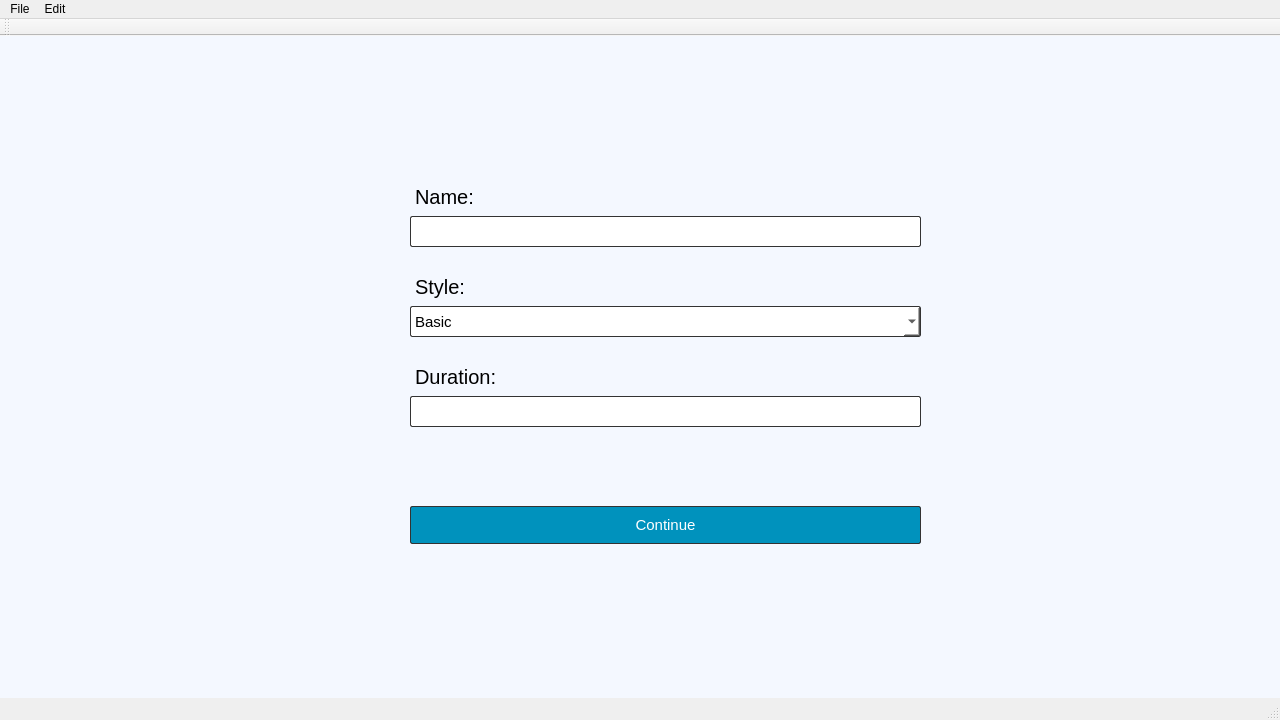
<?xml version="1.0" encoding="UTF-8"?>
<ui version="4.0">
 <class>MainWindow</class>
 <widget class="QMainWindow" name="MainWindow">
  <property name="geometry">
   <rect>
    <x>0</x>
    <y>0</y>
    <width>1280</width>
    <height>720</height>
   </rect>
  </property>
  <property name="minimumSize">
   <size>
    <width>1280</width>
    <height>720</height>
   </size>
  </property>
  <property name="windowTitle">
   <string>Simulation Program</string>
  </property>
  <property name="styleSheet">
   <string notr="true"/>
  </property>
  <widget class="QWidget" name="centralWidget">
   <property name="minimumSize">
    <size>
     <width>0</width>
     <height>0</height>
    </size>
   </property>
   <property name="styleSheet">
    <string notr="true">QWidget{
background-color: #f4f8ff;
}</string>
   </property>
   <widget class="QStackedWidget" name="stackedWidget">
    <property name="geometry">
     <rect>
      <x>0</x>
      <y>0</y>
      <width>1281</width>
      <height>720</height>
     </rect>
    </property>
    <property name="minimumSize">
     <size>
      <width>0</width>
      <height>0</height>
     </size>
    </property>
    <property name="currentIndex">
     <number>0</number>
    </property>
    <widget class="QWidget" name="page">
     <widget class="QLineEdit" name="durationEdit">
      <property name="geometry">
       <rect>
        <x>410</x>
        <y>360</y>
        <width>511</width>
        <height>31</height>
       </rect>
      </property>
      <property name="styleSheet">
       <string notr="true">QLineEdit{
background-color: white;
border: 1px solid #333;
border-radius: 2px;
}</string>
      </property>
     </widget>
     <widget class="QLineEdit" name="nameEdit">
      <property name="geometry">
       <rect>
        <x>410</x>
        <y>180</y>
        <width>511</width>
        <height>31</height>
       </rect>
      </property>
      <property name="styleSheet">
       <string notr="true">QLineEdit{
background-color: white;
border: 1px solid #333;
border-radius: 2px;
}</string>
      </property>
      <property name="text">
       <string/>
      </property>
     </widget>
     <widget class="QLabel" name="warning">
      <property name="geometry">
       <rect>
        <x>220</x>
        <y>40</y>
        <width>811</width>
        <height>36</height>
       </rect>
      </property>
      <property name="sizePolicy">
       <sizepolicy hsizetype="Preferred" vsizetype="Fixed">
        <horstretch>0</horstretch>
        <verstretch>0</verstretch>
       </sizepolicy>
      </property>
      <property name="styleSheet">
       <string notr="true">QLabel{
font-size: 30px;
color: red;
}</string>
      </property>
      <property name="text">
       <string/>
      </property>
     </widget>
     <widget class="QLabel" name="duration">
      <property name="geometry">
       <rect>
        <x>390</x>
        <y>300</y>
        <width>291</width>
        <height>82</height>
       </rect>
      </property>
      <property name="styleSheet">
       <string notr="true">QLabel{
margin: 20px;
font-size: 20px;
}</string>
      </property>
      <property name="text">
       <string>Duration:</string>
      </property>
     </widget>
     <widget class="QComboBox" name="styleEdit">
      <property name="geometry">
       <rect>
        <x>410</x>
        <y>270</y>
        <width>511</width>
        <height>31</height>
       </rect>
      </property>
      <property name="styleSheet">
       <string notr="true">QComboBox{
color: black;
background-color: white;

height: 30px;

font-size: 15px;
border: 1px solid #333;
border-radius: 2px;
}

QComboBox::drop-down
{
color: black;
 }

</string>
      </property>
      <item>
       <property name="text">
        <string>Basic</string>
       </property>
      </item>
      <item>
       <property name="text">
        <string>Luxe</string>
       </property>
      </item>
     </widget>
     <widget class="QLabel" name="name">
      <property name="geometry">
       <rect>
        <x>390</x>
        <y>120</y>
        <width>301</width>
        <height>82</height>
       </rect>
      </property>
      <property name="styleSheet">
       <string notr="true">QLabel{
margin: 20px;
font-size: 20px;
}</string>
      </property>
      <property name="text">
       <string>Name:</string>
      </property>
     </widget>
     <widget class="QLabel" name="style">
      <property name="geometry">
       <rect>
        <x>390</x>
        <y>210</y>
        <width>291</width>
        <height>82</height>
       </rect>
      </property>
      <property name="styleSheet">
       <string notr="true">QLabel{
margin: 20px;
font-size: 20px;
}</string>
      </property>
      <property name="text">
       <string>Style:</string>
      </property>
     </widget>
     <widget class="QPushButton" name="continueButton">
      <property name="geometry">
       <rect>
        <x>410</x>
        <y>470</y>
        <width>511</width>
        <height>38</height>
       </rect>
      </property>
      <property name="styleSheet">
       <string notr="true">QPushButton{
Background: #0092bd;
border: 1px solid #333;
border-radius: 2px;
color: white;
height: 30px;
font-size: 15px;
}

QPushButton:hover{
Background: #005e79;
border: 1px solid #333;
border-radius: 2px;
color: white;
height: 30px;
font-size: 15px;
}</string>
      </property>
      <property name="text">
       <string>Continue</string>
      </property>
     </widget>
     <zorder>warning</zorder>
     <zorder>duration</zorder>
     <zorder>name</zorder>
     <zorder>style</zorder>
     <zorder>continueButton</zorder>
     <zorder>nameEdit</zorder>
     <zorder>styleEdit</zorder>
     <zorder>durationEdit</zorder>
    </widget>
    <widget class="QWidget" name="page_2">
     <widget class="QProgressBar" name="simulationTimeBar">
      <property name="geometry">
       <rect>
        <x>10</x>
        <y>40</y>
        <width>251</width>
        <height>23</height>
       </rect>
      </property>
      <property name="styleSheet">
       <string notr="true">QProgressBar{
background-color: #FFFFFF;
border: 1px solid #333;
border-radius: 2px;
}

QProgressBar::chunk:horizontal{
background-color: #00FF00;
}

</string>
      </property>
      <property name="value">
       <number>24</number>
      </property>
      <property name="alignment">
       <set>Qt::AlignCenter</set>
      </property>
     </widget>
     <widget class="QLabel" name="simulationTime">
      <property name="geometry">
       <rect>
        <x>10</x>
        <y>10</y>
        <width>121</width>
        <height>19</height>
       </rect>
      </property>
      <property name="text">
       <string>Simulation time:</string>
      </property>
     </widget>
     <widget class="QPushButton" name="Button1">
      <property name="geometry">
       <rect>
        <x>100</x>
        <y>170</y>
        <width>121</width>
        <height>51</height>
       </rect>
      </property>
      <property name="text">
       <string>Planken zagen</string>
      </property>
     </widget>
     <widget class="QPushButton" name="Button2">
      <property name="geometry">
       <rect>
        <x>330</x>
        <y>170</y>
        <width>121</width>
        <height>51</height>
       </rect>
      </property>
      <property name="text">
       <string>Voorboren</string>
      </property>
     </widget>
     <widget class="QPushButton" name="Button3">
      <property name="geometry">
       <rect>
        <x>560</x>
        <y>170</y>
        <width>121</width>
        <height>51</height>
       </rect>
      </property>
      <property name="text">
       <string>Schuren</string>
      </property>
     </widget>
     <widget class="QPushButton" name="Button4">
      <property name="geometry">
       <rect>
        <x>790</x>
        <y>170</y>
        <width>121</width>
        <height>51</height>
       </rect>
      </property>
      <property name="text">
       <string>Spuiten</string>
      </property>
     </widget>
     <widget class="QPushButton" name="Button5">
      <property name="geometry">
       <rect>
        <x>1010</x>
        <y>300</y>
        <width>121</width>
        <height>51</height>
       </rect>
      </property>
      <property name="text">
       <string>Inpakken</string>
      </property>
     </widget>
     <widget class="QFrame" name="popup">
      <property name="geometry">
       <rect>
        <x>1020</x>
        <y>470</y>
        <width>251</width>
        <height>181</height>
       </rect>
      </property>
      <property name="styleSheet">
       <string notr="true">QFrame{
background-color: 	#dfe4e9
}</string>
      </property>
      <property name="frameShape">
       <enum>QFrame::StyledPanel</enum>
      </property>
      <property name="frameShadow">
       <enum>QFrame::Raised</enum>
      </property>
      <widget class="QLabel" name="minutes">
       <property name="geometry">
        <rect>
         <x>100</x>
         <y>93</y>
         <width>67</width>
         <height>19</height>
        </rect>
       </property>
       <property name="font">
        <font>
         <pointsize>9</pointsize>
        </font>
       </property>
       <property name="text">
        <string>20 min</string>
       </property>
      </widget>
      <widget class="QLabel" name="downtime">
       <property name="geometry">
        <rect>
         <x>10</x>
         <y>93</y>
         <width>81</width>
         <height>19</height>
        </rect>
       </property>
       <property name="text">
        <string>Downtime:</string>
       </property>
      </widget>
      <widget class="QProgressBar" name="dowtimeBar">
       <property name="geometry">
        <rect>
         <x>10</x>
         <y>120</y>
         <width>231</width>
         <height>20</height>
        </rect>
       </property>
       <property name="layoutDirection">
        <enum>Qt::LeftToRight</enum>
       </property>
       <property name="autoFillBackground">
        <bool>false</bool>
       </property>
       <property name="styleSheet">
        <string notr="true">QProgressBar{
background-color: #FFFFFF;
border: 1px solid #333;
border-radius: 2px;
}

QProgressBar::chunk:horizontal{
background-color: #FF0000;
}

</string>
       </property>
       <property name="maximum">
        <number>100</number>
       </property>
       <property name="value">
        <number>24</number>
       </property>
       <property name="alignment">
        <set>Qt::AlignCenter</set>
       </property>
       <property name="orientation">
        <enum>Qt::Horizontal</enum>
       </property>
       <property name="textDirection">
        <enum>QProgressBar::BottomToTop</enum>
       </property>
      </widget>
      <widget class="QLabel" name="bufferValue">
       <property name="geometry">
        <rect>
         <x>100</x>
         <y>60</y>
         <width>67</width>
         <height>19</height>
        </rect>
       </property>
       <property name="font">
        <font>
         <pointsize>9</pointsize>
        </font>
       </property>
       <property name="text">
        <string>5</string>
       </property>
      </widget>
      <widget class="QLabel" name="bufferSize">
       <property name="geometry">
        <rect>
         <x>10</x>
         <y>60</y>
         <width>81</width>
         <height>19</height>
        </rect>
       </property>
       <property name="text">
        <string>Buffer size:</string>
       </property>
      </widget>
      <widget class="QFrame" name="titleFrame">
       <property name="geometry">
        <rect>
         <x>0</x>
         <y>0</y>
         <width>251</width>
         <height>41</height>
        </rect>
       </property>
       <property name="frameShape">
        <enum>QFrame::StyledPanel</enum>
       </property>
       <property name="frameShadow">
        <enum>QFrame::Raised</enum>
       </property>
       <widget class="QLabel" name="taskName">
        <property name="geometry">
         <rect>
          <x>20</x>
          <y>10</y>
          <width>211</width>
          <height>21</height>
         </rect>
        </property>
        <property name="font">
         <font>
          <pointsize>11</pointsize>
          <weight>75</weight>
          <italic>false</italic>
          <bold>true</bold>
         </font>
        </property>
        <property name="text">
         <string>Zagen platen</string>
        </property>
        <property name="alignment">
         <set>Qt::AlignCenter</set>
        </property>
       </widget>
       <widget class="QPushButton" name="pushButton">
        <property name="geometry">
         <rect>
          <x>220</x>
          <y>10</y>
          <width>20</width>
          <height>20</height>
         </rect>
        </property>
        <property name="styleSheet">
         <string notr="true">QPushButton{
background-color: red;
}</string>
        </property>
        <property name="text">
         <string>X</string>
        </property>
       </widget>
      </widget>
      <zorder>titleFrame</zorder>
      <zorder>minutes</zorder>
      <zorder>downtime</zorder>
      <zorder>dowtimeBar</zorder>
      <zorder>bufferValue</zorder>
      <zorder>bufferSize</zorder>
     </widget>
     <widget class="QPushButton" name="Button8">
      <property name="geometry">
       <rect>
        <x>560</x>
        <y>430</y>
        <width>121</width>
        <height>51</height>
       </rect>
      </property>
      <property name="text">
       <string>Poeder coaten</string>
      </property>
     </widget>
     <widget class="QPushButton" name="Button6">
      <property name="geometry">
       <rect>
        <x>100</x>
        <y>430</y>
        <width>121</width>
        <height>51</height>
       </rect>
      </property>
      <property name="text">
       <string>Pijpen zagen</string>
      </property>
     </widget>
     <widget class="QPushButton" name="Button7">
      <property name="geometry">
       <rect>
        <x>330</x>
        <y>430</y>
        <width>121</width>
        <height>51</height>
       </rect>
      </property>
      <property name="text">
       <string>Lassen</string>
      </property>
     </widget>
     <widget class="Line" name="line">
      <property name="geometry">
       <rect>
        <x>230</x>
        <y>190</y>
        <width>91</width>
        <height>16</height>
       </rect>
      </property>
      <property name="orientation">
       <enum>Qt::Horizontal</enum>
      </property>
     </widget>
     <widget class="Line" name="line_2">
      <property name="geometry">
       <rect>
        <x>460</x>
        <y>190</y>
        <width>91</width>
        <height>16</height>
       </rect>
      </property>
      <property name="orientation">
       <enum>Qt::Horizontal</enum>
      </property>
     </widget>
     <widget class="Line" name="line_3">
      <property name="geometry">
       <rect>
        <x>690</x>
        <y>190</y>
        <width>91</width>
        <height>16</height>
       </rect>
      </property>
      <property name="orientation">
       <enum>Qt::Horizontal</enum>
      </property>
     </widget>
     <widget class="Line" name="line_4">
      <property name="geometry">
       <rect>
        <x>230</x>
        <y>450</y>
        <width>91</width>
        <height>16</height>
       </rect>
      </property>
      <property name="orientation">
       <enum>Qt::Horizontal</enum>
      </property>
     </widget>
     <widget class="Line" name="line_5">
      <property name="geometry">
       <rect>
        <x>460</x>
        <y>450</y>
        <width>91</width>
        <height>16</height>
       </rect>
      </property>
      <property name="orientation">
       <enum>Qt::Horizontal</enum>
      </property>
     </widget>
     <widget class="Line" name="line_6">
      <property name="geometry">
       <rect>
        <x>690</x>
        <y>450</y>
        <width>341</width>
        <height>16</height>
       </rect>
      </property>
      <property name="orientation">
       <enum>Qt::Horizontal</enum>
      </property>
     </widget>
     <widget class="Line" name="line_7">
      <property name="geometry">
       <rect>
        <x>920</x>
        <y>190</y>
        <width>111</width>
        <height>16</height>
       </rect>
      </property>
      <property name="orientation">
       <enum>Qt::Horizontal</enum>
      </property>
     </widget>
     <widget class="Line" name="line_8">
      <property name="geometry">
       <rect>
        <x>1020</x>
        <y>360</y>
        <width>16</width>
        <height>81</height>
       </rect>
      </property>
      <property name="orientation">
       <enum>Qt::Vertical</enum>
      </property>
     </widget>
     <widget class="Line" name="line_9">
      <property name="geometry">
       <rect>
        <x>1020</x>
        <y>210</y>
        <width>16</width>
        <height>81</height>
       </rect>
      </property>
      <property name="orientation">
       <enum>Qt::Vertical</enum>
      </property>
     </widget>
     <widget class="QLabel" name="titleLabel">
      <property name="geometry">
       <rect>
        <x>290</x>
        <y>20</y>
        <width>701</width>
        <height>51</height>
       </rect>
      </property>
      <property name="font">
       <font>
        <pointsize>15</pointsize>
        <weight>75</weight>
        <bold>true</bold>
       </font>
      </property>
      <property name="text">
       <string>Title not found</string>
      </property>
      <property name="alignment">
       <set>Qt::AlignCenter</set>
      </property>
     </widget>
     <widget class="QLabel" name="timeVariableLabel">
      <property name="geometry">
       <rect>
        <x>130</x>
        <y>10</y>
        <width>151</width>
        <height>19</height>
       </rect>
      </property>
      <property name="text">
       <string>Time</string>
      </property>
     </widget>
     <widget class="QFrame" name="exitPopup">
      <property name="geometry">
       <rect>
        <x>380</x>
        <y>190</y>
        <width>521</width>
        <height>251</height>
       </rect>
      </property>
      <property name="frameShape">
       <enum>QFrame::StyledPanel</enum>
      </property>
      <property name="frameShadow">
       <enum>QFrame::Raised</enum>
      </property>
      <widget class="QLabel" name="label">
       <property name="geometry">
        <rect>
         <x>80</x>
         <y>10</y>
         <width>391</width>
         <height>51</height>
        </rect>
       </property>
       <property name="font">
        <font>
         <pointsize>14</pointsize>
         <weight>75</weight>
         <bold>true</bold>
        </font>
       </property>
       <property name="text">
        <string>Return to main menu?</string>
       </property>
       <property name="alignment">
        <set>Qt::AlignCenter</set>
       </property>
      </widget>
      <widget class="QLabel" name="label_2">
       <property name="geometry">
        <rect>
         <x>130</x>
         <y>50</y>
         <width>301</width>
         <height>31</height>
        </rect>
       </property>
       <property name="font">
        <font>
         <pointsize>14</pointsize>
         <weight>75</weight>
         <bold>true</bold>
        </font>
       </property>
       <property name="text">
        <string>Simulation will be stopped</string>
       </property>
      </widget>
      <widget class="QPushButton" name="popupExitButton">
       <property name="geometry">
        <rect>
         <x>97</x>
         <y>150</y>
         <width>101</width>
         <height>41</height>
        </rect>
       </property>
       <property name="text">
        <string>Exit</string>
       </property>
      </widget>
      <widget class="QPushButton" name="popupContinueButton">
       <property name="geometry">
        <rect>
         <x>317</x>
         <y>150</y>
         <width>101</width>
         <height>41</height>
        </rect>
       </property>
       <property name="text">
        <string>Continue</string>
       </property>
      </widget>
     </widget>
     <widget class="Line" name="line_22">
      <property name="geometry">
       <rect>
        <x>-3</x>
        <y>70</y>
        <width>1281</width>
        <height>20</height>
       </rect>
      </property>
      <property name="orientation">
       <enum>Qt::Horizontal</enum>
      </property>
     </widget>
    </widget>
    <widget class="QWidget" name="page_3">
     <widget class="QProgressBar" name="simulationTimeBar_2">
      <property name="geometry">
       <rect>
        <x>10</x>
        <y>40</y>
        <width>251</width>
        <height>23</height>
       </rect>
      </property>
      <property name="styleSheet">
       <string notr="true">QProgressBar{
background-color: #FFFFFF;
border: 1px solid #333;
border-radius: 2px;
}

QProgressBar::chunk:horizontal{
background-color: #00FF00;
}</string>
      </property>
      <property name="value">
       <number>24</number>
      </property>
      <property name="alignment">
       <set>Qt::AlignCenter</set>
      </property>
     </widget>
     <widget class="QLabel" name="simulationTime_2">
      <property name="geometry">
       <rect>
        <x>10</x>
        <y>10</y>
        <width>121</width>
        <height>19</height>
       </rect>
      </property>
      <property name="text">
       <string>Simulation time:</string>
      </property>
     </widget>
     <widget class="QPushButton" name="Button9">
      <property name="geometry">
       <rect>
        <x>60</x>
        <y>170</y>
        <width>121</width>
        <height>51</height>
       </rect>
      </property>
      <property name="text">
       <string>Zagen</string>
      </property>
     </widget>
     <widget class="QPushButton" name="Button10">
      <property name="geometry">
       <rect>
        <x>230</x>
        <y>170</y>
        <width>121</width>
        <height>51</height>
       </rect>
      </property>
      <property name="text">
       <string>Lijmen</string>
      </property>
     </widget>
     <widget class="QPushButton" name="Button11">
      <property name="geometry">
       <rect>
        <x>400</x>
        <y>170</y>
        <width>121</width>
        <height>51</height>
       </rect>
      </property>
      <property name="text">
       <string>Frezen</string>
      </property>
     </widget>
     <widget class="QPushButton" name="Button12">
      <property name="geometry">
       <rect>
        <x>570</x>
        <y>170</y>
        <width>121</width>
        <height>51</height>
       </rect>
      </property>
      <property name="text">
       <string>Voorboren</string>
      </property>
     </widget>
     <widget class="QPushButton" name="Button13">
      <property name="geometry">
       <rect>
        <x>740</x>
        <y>170</y>
        <width>121</width>
        <height>51</height>
       </rect>
      </property>
      <property name="text">
       <string>Schuren</string>
      </property>
     </widget>
     <widget class="QPushButton" name="Button14">
      <property name="geometry">
       <rect>
        <x>910</x>
        <y>170</y>
        <width>121</width>
        <height>51</height>
       </rect>
      </property>
      <property name="text">
       <string>Spuiten</string>
      </property>
     </widget>
     <widget class="QPushButton" name="Button15">
      <property name="geometry">
       <rect>
        <x>60</x>
        <y>430</y>
        <width>121</width>
        <height>51</height>
       </rect>
      </property>
      <property name="text">
       <string>Zagen</string>
      </property>
     </widget>
     <widget class="QPushButton" name="Button16">
      <property name="geometry">
       <rect>
        <x>230</x>
        <y>430</y>
        <width>121</width>
        <height>51</height>
       </rect>
      </property>
      <property name="text">
       <string>Buigen</string>
      </property>
     </widget>
     <widget class="QPushButton" name="Button17">
      <property name="geometry">
       <rect>
        <x>400</x>
        <y>430</y>
        <width>121</width>
        <height>51</height>
       </rect>
      </property>
      <property name="text">
       <string>Lassen</string>
      </property>
     </widget>
     <widget class="QPushButton" name="Button18">
      <property name="geometry">
       <rect>
        <x>570</x>
        <y>430</y>
        <width>121</width>
        <height>51</height>
       </rect>
      </property>
      <property name="text">
       <string>Polijsten</string>
      </property>
     </widget>
     <widget class="QPushButton" name="Button19">
      <property name="geometry">
       <rect>
        <x>1100</x>
        <y>300</y>
        <width>121</width>
        <height>51</height>
       </rect>
      </property>
      <property name="text">
       <string>Inpakken</string>
      </property>
     </widget>
     <widget class="Line" name="line_10">
      <property name="geometry">
       <rect>
        <x>190</x>
        <y>190</y>
        <width>31</width>
        <height>16</height>
       </rect>
      </property>
      <property name="orientation">
       <enum>Qt::Horizontal</enum>
      </property>
     </widget>
     <widget class="Line" name="line_11">
      <property name="geometry">
       <rect>
        <x>360</x>
        <y>190</y>
        <width>31</width>
        <height>16</height>
       </rect>
      </property>
      <property name="orientation">
       <enum>Qt::Horizontal</enum>
      </property>
     </widget>
     <widget class="Line" name="line_12">
      <property name="geometry">
       <rect>
        <x>530</x>
        <y>190</y>
        <width>31</width>
        <height>16</height>
       </rect>
      </property>
      <property name="orientation">
       <enum>Qt::Horizontal</enum>
      </property>
     </widget>
     <widget class="Line" name="line_13">
      <property name="geometry">
       <rect>
        <x>700</x>
        <y>190</y>
        <width>31</width>
        <height>16</height>
       </rect>
      </property>
      <property name="orientation">
       <enum>Qt::Horizontal</enum>
      </property>
     </widget>
     <widget class="Line" name="line_14">
      <property name="geometry">
       <rect>
        <x>870</x>
        <y>190</y>
        <width>31</width>
        <height>16</height>
       </rect>
      </property>
      <property name="orientation">
       <enum>Qt::Horizontal</enum>
      </property>
     </widget>
     <widget class="Line" name="line_15">
      <property name="geometry">
       <rect>
        <x>190</x>
        <y>450</y>
        <width>31</width>
        <height>16</height>
       </rect>
      </property>
      <property name="orientation">
       <enum>Qt::Horizontal</enum>
      </property>
     </widget>
     <widget class="Line" name="line_16">
      <property name="geometry">
       <rect>
        <x>360</x>
        <y>450</y>
        <width>31</width>
        <height>16</height>
       </rect>
      </property>
      <property name="orientation">
       <enum>Qt::Horizontal</enum>
      </property>
     </widget>
     <widget class="Line" name="line_17">
      <property name="geometry">
       <rect>
        <x>530</x>
        <y>450</y>
        <width>31</width>
        <height>16</height>
       </rect>
      </property>
      <property name="orientation">
       <enum>Qt::Horizontal</enum>
      </property>
     </widget>
     <widget class="Line" name="line_18">
      <property name="geometry">
       <rect>
        <x>700</x>
        <y>450</y>
        <width>421</width>
        <height>16</height>
       </rect>
      </property>
      <property name="orientation">
       <enum>Qt::Horizontal</enum>
      </property>
     </widget>
     <widget class="Line" name="line_19">
      <property name="geometry">
       <rect>
        <x>1040</x>
        <y>190</y>
        <width>81</width>
        <height>16</height>
       </rect>
      </property>
      <property name="orientation">
       <enum>Qt::Horizontal</enum>
      </property>
     </widget>
     <widget class="Line" name="line_20">
      <property name="geometry">
       <rect>
        <x>1110</x>
        <y>360</y>
        <width>20</width>
        <height>81</height>
       </rect>
      </property>
      <property name="orientation">
       <enum>Qt::Vertical</enum>
      </property>
     </widget>
     <widget class="Line" name="line_21">
      <property name="geometry">
       <rect>
        <x>1110</x>
        <y>210</y>
        <width>20</width>
        <height>81</height>
       </rect>
      </property>
      <property name="orientation">
       <enum>Qt::Vertical</enum>
      </property>
     </widget>
     <widget class="QLabel" name="titleLabel_2">
      <property name="geometry">
       <rect>
        <x>290</x>
        <y>20</y>
        <width>701</width>
        <height>51</height>
       </rect>
      </property>
      <property name="font">
       <font>
        <pointsize>15</pointsize>
        <weight>75</weight>
        <bold>true</bold>
       </font>
      </property>
      <property name="text">
       <string>Title not found</string>
      </property>
      <property name="alignment">
       <set>Qt::AlignCenter</set>
      </property>
     </widget>
     <widget class="QLabel" name="timeVariableLabel_2">
      <property name="geometry">
       <rect>
        <x>140</x>
        <y>10</y>
        <width>141</width>
        <height>19</height>
       </rect>
      </property>
      <property name="text">
       <string>Time</string>
      </property>
     </widget>
     <widget class="Line" name="line_23">
      <property name="geometry">
       <rect>
        <x>0</x>
        <y>70</y>
        <width>1281</width>
        <height>20</height>
       </rect>
      </property>
      <property name="orientation">
       <enum>Qt::Horizontal</enum>
      </property>
     </widget>
    </widget>
   </widget>
  </widget>
  <widget class="QMenuBar" name="menuBar">
   <property name="geometry">
    <rect>
     <x>0</x>
     <y>0</y>
     <width>1280</width>
     <height>24</height>
    </rect>
   </property>
   <widget class="QMenu" name="menuFile">
    <property name="title">
     <string>File</string>
    </property>
    <addaction name="actionLoad"/>
    <addaction name="actionSave"/>
    <addaction name="actionMenu"/>
    <addaction name="actionExit"/>
   </widget>
   <widget class="QMenu" name="menuEdit">
    <property name="title">
     <string>Edit</string>
    </property>
    <addaction name="actionStart"/>
    <addaction name="actionStop"/>
    <addaction name="actionPause"/>
   </widget>
   <addaction name="menuFile"/>
   <addaction name="menuEdit"/>
  </widget>
  <widget class="QToolBar" name="mainToolBar">
   <attribute name="toolBarArea">
    <enum>TopToolBarArea</enum>
   </attribute>
   <attribute name="toolBarBreak">
    <bool>false</bool>
   </attribute>
  </widget>
  <widget class="QStatusBar" name="statusBar"/>
  <action name="actionLoad">
   <property name="icon">
    <iconset resource="resources.qrc">
     <normaloff>:/imgs/Load.png</normaloff>:/imgs/Load.png</iconset>
   </property>
   <property name="text">
    <string>Load</string>
   </property>
  </action>
  <action name="actionSave">
   <property name="icon">
    <iconset>
     <normalon>:/imgs/Save.png</normalon>
    </iconset>
   </property>
   <property name="text">
    <string>Save</string>
   </property>
  </action>
  <action name="actionExit">
   <property name="icon">
    <iconset>
     <normalon>:/imgs/Exit.png</normalon>
    </iconset>
   </property>
   <property name="text">
    <string>Exit</string>
   </property>
  </action>
  <action name="actionStart">
   <property name="icon">
    <iconset>
     <normalon>:/imgs/Start.png</normalon>
    </iconset>
   </property>
   <property name="text">
    <string>Start</string>
   </property>
  </action>
  <action name="actionStop">
   <property name="icon">
    <iconset>
     <normalon>:/imgs/Stop.png</normalon>
    </iconset>
   </property>
   <property name="text">
    <string>Stop</string>
   </property>
  </action>
  <action name="actionPause">
   <property name="icon">
    <iconset>
     <normalon>:/imgs/Pause.png</normalon>
    </iconset>
   </property>
   <property name="text">
    <string>Pause</string>
   </property>
  </action>
  <action name="actionMenu">
   <property name="icon">
    <iconset>
     <normalon>:/imgs/Menu.png</normalon>
    </iconset>
   </property>
   <property name="text">
    <string>Menu</string>
   </property>
  </action>
 </widget>
 <layoutdefault spacing="6" margin="11"/>
 <resources>
  <include location="resources.qrc"/>
 </resources>
 <connections/>
</ui>
